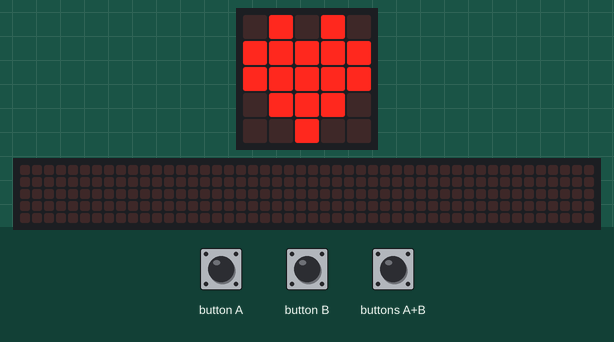
Recording of a program running on a simulated BBC micro:bit (MakeCode). On the bench: the board's 5×5 LED display, a strip that is not on the board, showing the scrolling text unrolled. The test bench sets the inputs (shaded band). Random numbers come from a fixed seed; the 48×5 strip is a reading aid, not a part: it shows the text the display is scrolling, unrolled, one strip-width of it at a time.

Above: at 1.8 s.
1.9 s: buttons A+B pressed for 0.15 s
At 2.12 s:
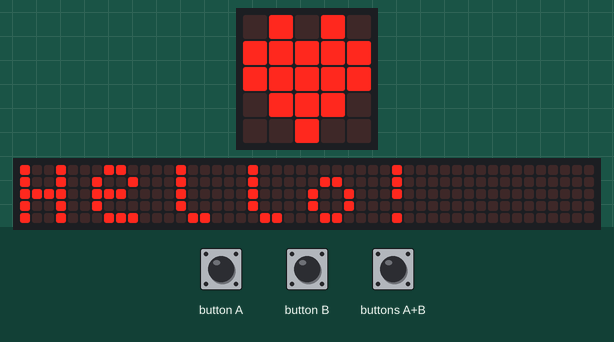
At 8.2 s:
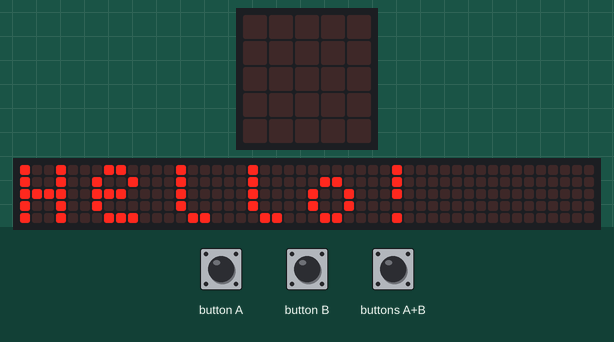
Timing chart, 0 to 8.6 s (numbered marks = the images above; inputs shaded):
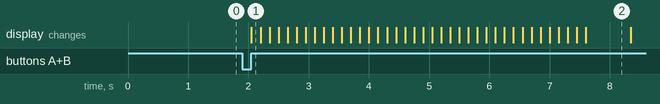

The program:

main.py
```python
basic.show_icon(IconNames.HEART)

def on_button_pressed_a():
    basic.show_icon(IconNames.HAPPY)
input.on_button_pressed(Button.A, on_button_pressed_a)

def on_button_pressed_b():
    basic.show_icon(IconNames.SAD)
input.on_button_pressed(Button.B, on_button_pressed_b)

def on_button_pressed_ab():
    basic.show_string("Hello!")
    basic.show_icon(IconNames.HEART)
input.on_button_pressed(Button.AB, on_button_pressed_ab)

def on_gesture_shake():
    num = randint(1, 6)
    basic.show_number(num)
    basic.pause(1000)
    basic.clear_screen()
input.on_gesture(Gesture.SHAKE, on_gesture_shake)
```

Measured:
- after the input at 1.9 s, the display: changes after 0.15 s (image 1)
- what the display in image 2 shows lasts 0.8 s, from 7.6 s to 8.4 s
